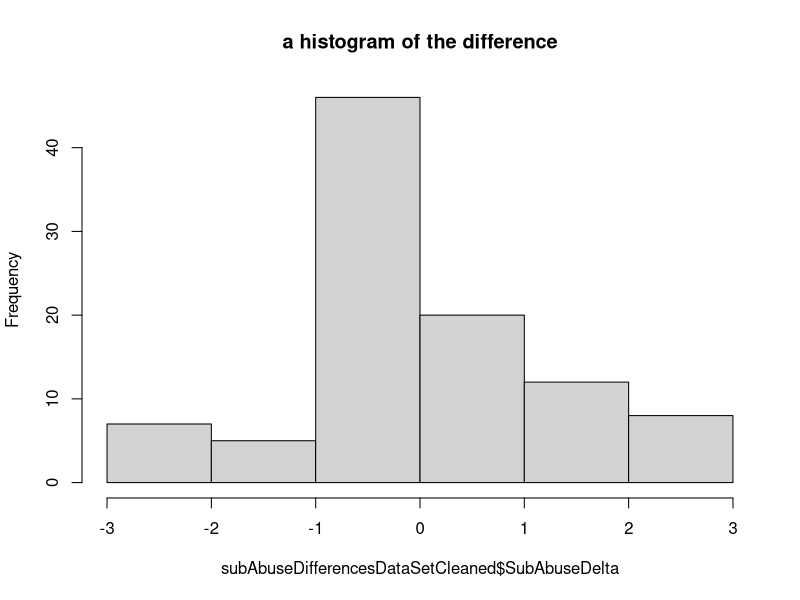
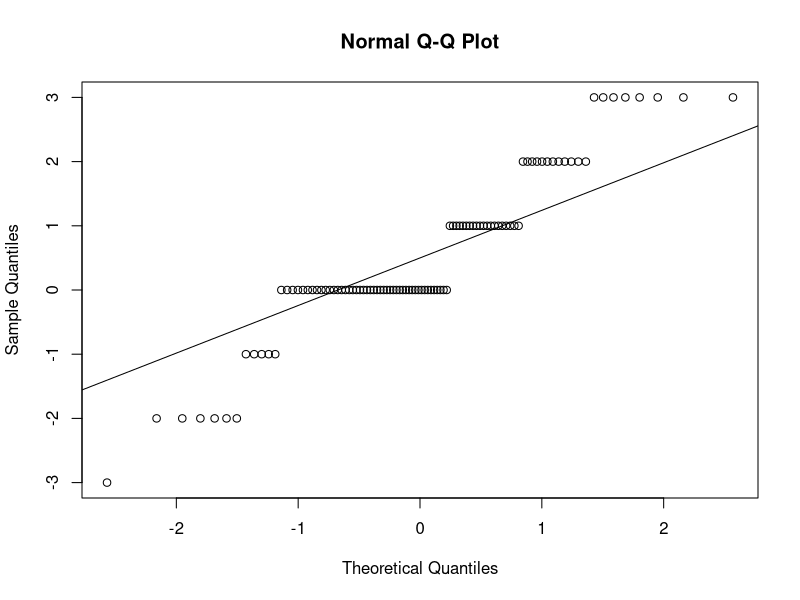
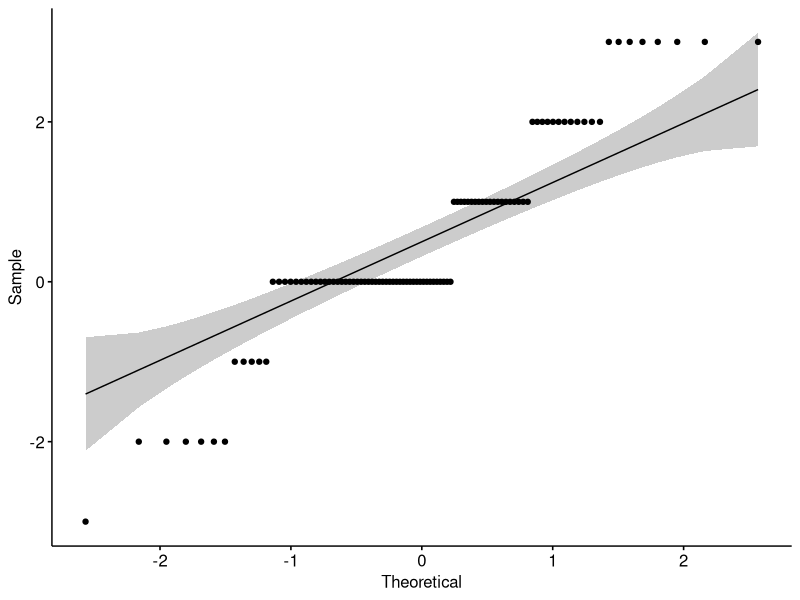
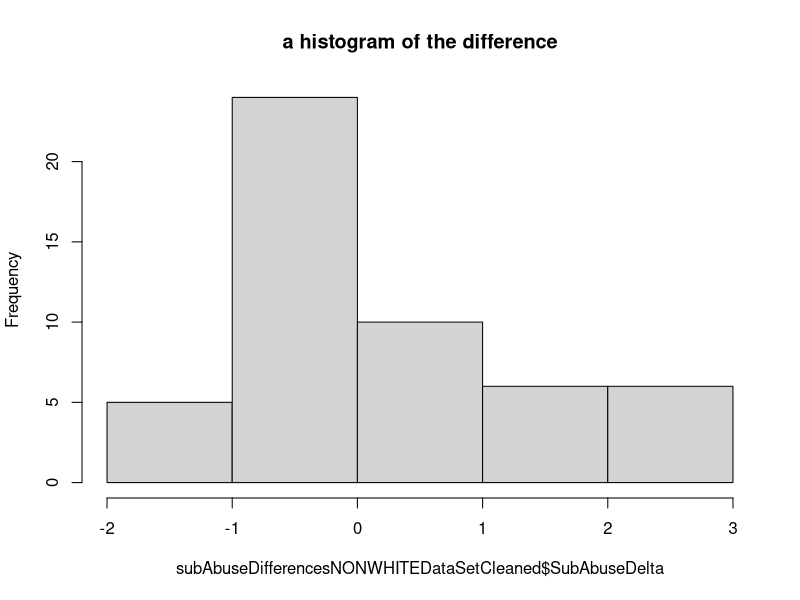
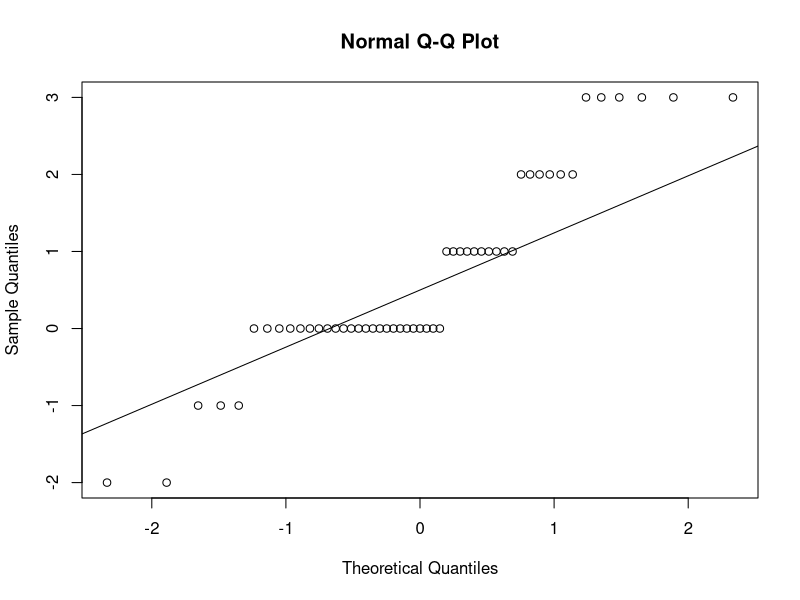
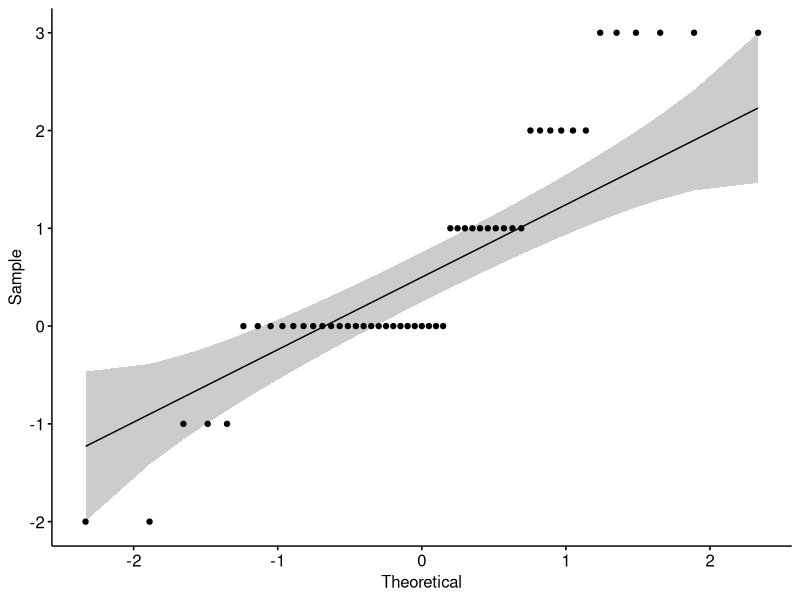
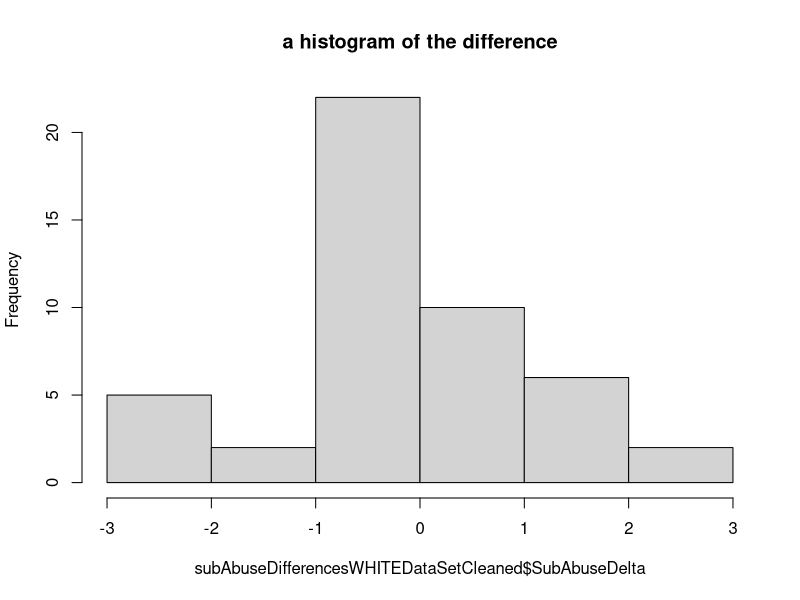
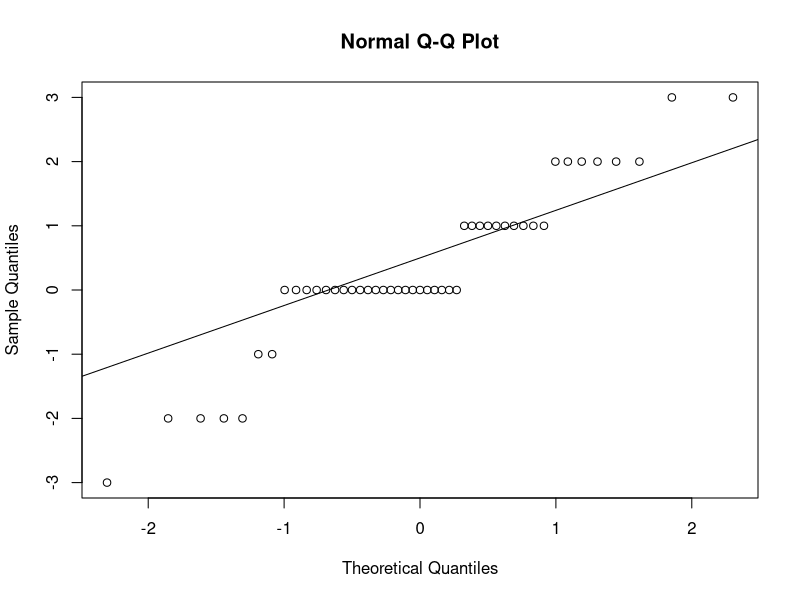

Reproduce these figures in R, in order.


#REFERENCES:
# https://www.sheffield.ac.uk/polopoly_fs/1.579191!/file/stcp-karadimitriou-normalR.pdf
# https://www.statsandr.com/blog/do-my-data-follow-a-normal-distribution-a-note-on-the-most-widely-used-distribution-and-how-to-test-for-normality-in-r/
# https://statistics.berkeley.edu/computing/r-t-tests
# http://www.sthda.com/english/articles/24-ggpubr-publication-ready-plots/76-add-p-values-and-significance-levels-to-ggplots/
# https://www.ncbi.nlm.nih.gov/pmc/articles/PMC3693611/


#Two Questions
#1 
#Whether the youths (n=100) in the NLYS97 had a statistically
#significant decrease or increase in their substance use index
#score between 1997 and 2000.
#
#2
#Whether this decrease or increase in substance use differs by race.  Specifically,
#you hypothesize that WHITE youths compared to non-white youths, will report higher
#substance abuse


library(plyr)
library(tidyverse)

############CLEANING AND REVIEW OF DATA SET#####################
############CLEANING AND REVIEW OF DATA SET#####################
############CLEANING AND REVIEW OF DATA SET#####################

nylsData =read.csv("NYLS97_Substance.csv",sep=",") 
plyr::count(nylsData, 'Race')
plyr::count(nylsData, 'Substance1997')
plyr::count(nylsData, 'Substance2000')

# ~~~~~~~~~~~ removal of invalid values below zero in Year 2000 data, replace with NA

nylsData$Substance2000[nylsData$Substance2000 < 0] <- NA
plyr::count(nylsData, 'Race')
plyr::count(nylsData, 'Substance1997')
plyr::count(nylsData, 'Substance2000')

###############  Descriptive Stats for entire year 1997 ####################

subAbuse1997Mean = mean(nylsData$Substance1997  ,na.rm=TRUE)
subAbuse1997StDev = sd(nylsData$Substance1997  ,na.rm=TRUE)
print (paste("1997 YEAR NLSY97 Score Mean for ALL respondents: ", subAbuse1997Mean))
print (paste("1997 YEAR NLSY97 Score SD.  for ALL respondents: ", subAbuse1997StDev))
summary(nylsData$Substance1997)
plyr::count(nylsData, 'Substance1997')

#Exclude NAs in year 2000 data set
subAbuse2000Cleaned = subset(nylsData, !is.na(Substance2000))
###############   Descriptive Stats for entire year 2000 ###############  
subAbuse2000Mean = mean(subAbuse2000Cleaned$Substance2000, na.rm=TRUE)
subAbuse2000StDev = sd(subAbuse2000Cleaned$Substance2000  ,na.rm=TRUE)
print (paste("2000 NLSY97 Substance Use Index Score Mean: ", subAbuse2000Mean))
print (paste("2000 NLSY97 Substance Use Index Score St. Dev: ", subAbuse2000StDev))
summary(subAbuse2000Cleaned$Substance2000)
plyr::count(subAbuse2000Cleaned, 'Substance2000')


nonWhitesSubset = subset(nylsData, Race=="0")
#############   NON-WHITES SUBSET of Data Set, YEAR 1997  ###############  
subAbuse1997NonWhiteMean = mean(nonWhitesSubset$Substance1997  ,na.rm=TRUE)
subAbuse1997NonWhiteStDev = sd(nonWhitesSubset$Substance1997 ,na.rm=TRUE)
print (paste("1997 YEAR Score Mean for Non-Whites only: ", subAbuse1997NonWhiteMean))
print (paste("1997 YEAR Score SD.  for Non-Whites only: ", subAbuse1997NonWhiteStDev))
summary(nonWhitesSubset$Substance1997)
plyr::count(nonWhitesSubset, 'Substance1997')

#############   NON-WHITES SUBSET of Data Set, YEAR 2000  ###############  
subAbuseNonWhite2000Cleaned = subset(subAbuse2000Cleaned, Race=="0")
subAbuse2000NonWhiteMean = mean(subAbuseNonWhite2000Cleaned$Substance2000  ,na.rm=TRUE)
subAbuse2000NonWhiteStDev = sd(subAbuseNonWhite2000Cleaned$Substance2000 ,na.rm=TRUE)
print (paste("2000 NLSY97 Substance Use Index Score Mean, Non-Whites only: ", subAbuse2000NonWhiteMean))
print (paste("2000 NLSY97 Substance Use Index Score St. Dev, Non-Whites only: ", subAbuse2000NonWhiteStDev))
summary(subAbuseNonWhite2000Cleaned$Substance2000)
plyr::count(subAbuseNonWhite2000Cleaned, 'Substance2000')


WhitesSubset = subset(nylsData, Race=="1")
############# WHITES SUBSET of Data Set, YEAR 1997 
subAbuse1997WhiteMean = mean(WhitesSubset$Substance1997  ,na.rm=TRUE)
subAbuse1997WhiteStDev = sd(WhitesSubset$Substance1997 ,na.rm=TRUE)
print (paste("1997 NLSY97 Substance Use Index Score Mean, Whites only: ", subAbuse1997WhiteMean))
print (paste("1997 NLSY97 Substance Use Index Score St. Dev, Whites only: ", subAbuse1997WhiteStDev))
summary(WhitesSubset$Substance1997)
plyr::count(WhitesSubset, 'Substance1997')

subAbuseWhite2000Cleaned = subset(subAbuse2000Cleaned, Race=="1")
subAbuse2000WhiteMean = mean(subAbuseWhite2000Cleaned$Substance2000  ,na.rm=TRUE)
subAbuse2000WhiteStDev = sd(subAbuseWhite2000Cleaned$Substance2000 ,na.rm=TRUE)
print (paste("2000 NLSY97 Substance Use Index Score Mean, Whites only: ", subAbuse2000WhiteMean))
print (paste("2000 NLSY97 Substance Use Index Score St. Dev, Whites only: ", subAbuse2000WhiteStDev))
summary(subAbuseWhite2000Cleaned$Substance2000)
plyr::count(subAbuseWhite2000Cleaned, 'Substance2000')


############# COMPUTING AND SUMMARIZING DIFFERENCES BTWN 2000 and 1997 ###########

nylsDifferencesDataSet <- nylsData %>% 
  mutate(SubAbuseDelta = (Substance2000-Substance1997))

subAbuseDifferencesDataSetCleaned = subset(nylsDifferencesDataSet,  !is.na(SubAbuseDelta))
differencesScoresAllMean = mean(subAbuseDifferencesDataSetCleaned$SubAbuseDelta  ,na.rm=TRUE)
differencesScoresAllStDev = sd(subAbuseDifferencesDataSetCleaned$SubAbuseDelta   ,na.rm=TRUE)
print (paste("Differences Scores Mean for ALL respondents: ", differencesScoresAllMean))
print (paste("Differences Scores SD.  for ALL respondents: ", differencesScoresAllStDev))
summary(subAbuseDifferencesDataSetCleaned$SubAbuseDelta)
plyr::count(subAbuseDifferencesDataSetCleaned, 'SubAbuseDelta')

####### NORMALITY TESTING for DIFFERENCES DATA SET ############
histgram.differencesALL = hist(subAbuseDifferencesDataSetCleaned$SubAbuseDelta  , 
                               main="a histogram of the difference") 
ks.test(x=subAbuseDifferencesDataSetCleaned$SubAbuseDelta, "pnorm", 
        mean=differencesScoresAllMean, sd=differencesScoresAllStDev)
shapiro.test(subAbuseDifferencesDataSetCleaned$SubAbuseDelta)
qqnorm(subAbuseDifferencesDataSetCleaned$SubAbuseDelta)
qqline(subAbuseDifferencesDataSetCleaned$SubAbuseDelta)
library(ggpubr)
ggqqplot(subAbuseDifferencesDataSetCleaned$SubAbuseDelta)
#### NOT NORMAL using any of these tests; invoking the CLT for paired t-test.
t.test(subAbuseDifferencesDataSetCleaned$SubAbuseDelta, mu=0, alternative="two.sided")



#### NONWHITE SUBSET OF DIFFERENCES SCORES ####
subAbuseDifferencesNONWHITEDataSetCleaned = subset(subAbuseDifferencesDataSetCleaned, Race=="0")
differencesScoresNONWHITEMean = mean(subAbuseDifferencesNONWHITEDataSetCleaned$SubAbuseDelta  ,na.rm=TRUE)
differencesScoresNONWHITEStDev = sd(subAbuseDifferencesNONWHITEDataSetCleaned$SubAbuseDelta   ,na.rm=TRUE)
print (paste("Differences Scores Mean for NONWHITE respondents: ", differencesScoresNONWHITEMean))
print (paste("Differences Scores SD.  for NONWHITE respondents: ", differencesScoresNONWHITEStDev))
summary(subAbuseDifferencesNONWHITEDataSetCleaned$SubAbuseDelta)
plyr::count(subAbuseDifferencesNONWHITEDataSetCleaned, 'SubAbuseDelta')

##### NORMALITY TESTING for NONWHITE DIFFERENCES SCORES
histgram.differencesNONWHITE = hist(subAbuseDifferencesNONWHITEDataSetCleaned$SubAbuseDelta  , 
                               main="a histogram of the difference") 
ks.test(x=subAbuseDifferencesNONWHITEDataSetCleaned$SubAbuseDelta, "pnorm", 
        mean=differencesScoresAllMean, sd=differencesScoresAllStDev)
shapiro.test(subAbuseDifferencesNONWHITEDataSetCleaned$SubAbuseDelta)
qqnorm(subAbuseDifferencesNONWHITEDataSetCleaned$SubAbuseDelta)
qqline(subAbuseDifferencesNONWHITEDataSetCleaned$SubAbuseDelta)
library(ggpubr)
ggqqplot(subAbuseDifferencesNONWHITEDataSetCleaned$SubAbuseDelta)


#### WHITE SUBSET OF DIFFERENCES SCORES ####
subAbuseDifferencesWHITEDataSetCleaned = subset(subAbuseDifferencesDataSetCleaned, Race=="1")
differencesScoresWHITEMean = mean(subAbuseDifferencesWHITEDataSetCleaned$SubAbuseDelta  ,na.rm=TRUE)
differencesScoresWHITEStDev = sd(subAbuseDifferencesWHITEDataSetCleaned$SubAbuseDelta   ,na.rm=TRUE)
print (paste("Differences Scores Mean for NONWHITE respondents: ", differencesScoresWHITEMean))
print (paste("Differences Scores SD.  for NONWHITE respondents: ", differencesScoresWHITEStDev))
summary(subAbuseDifferencesWHITEDataSetCleaned$SubAbuseDelta)
plyr::count(subAbuseDifferencesWHITEDataSetCleaned, 'SubAbuseDelta')

##### NORMALITY TESTING for NONWHITE DIFFERENCES SCORES
histgram.differencesWHITE = hist(subAbuseDifferencesWHITEDataSetCleaned$SubAbuseDelta  , 
                                    main="a histogram of the difference") 
ks.test(x=subAbuseDifferencesWHITEDataSetCleaned$SubAbuseDelta, "pnorm", 
        mean=differencesScoresAllMean, sd=differencesScoresAllStDev)
shapiro.test(subAbuseDifferencesWHITEDataSetCleaned$SubAbuseDelta)
qqnorm(subAbuseDifferencesWHITEDataSetCleaned$SubAbuseDelta)
qqline(subAbuseDifferencesWHITEDataSetCleaned$SubAbuseDelta)
library(ggpubr)
ggqqplot(subAbuseDifferencesWHITEDataSetCleaned$SubAbuseDelta)

library(car)
bartlett.test(x=subAbuseDifferencesDataSetCleaned$SubAbuseDelta, subAbuseDifferencesDataSetCleaned$Race)
leveneTest(subAbuseDifferencesDataSetCleaned$SubAbuseDelta, subAbuseDifferencesDataSetCleaned$Race)
fligner.test(subAbuseDifferencesDataSetCleaned$SubAbuseDelta, subAbuseDifferencesDataSetCleaned$Race)

t.test(x=subAbuseDifferencesNONWHITEDataSetCleaned$SubAbuseDelta, y=subAbuseDifferencesWHITEDataSetCleaned$SubAbuseDelta, 
       mu=0, alternative="two.sided")


### TRASH BELOW THIS LINE ###

histgram.delta=hist(subAbuseDifferencesDataSetCleaned$SubAbuseDelta  , main="a histogram of the difference") 

plot(density(subAbuseDifferencesDataSetCleaned$SubAbuseDelta, na.rm=TRUE))

summary(subAbuseDifferencesDataSetCleaned$SubAbuseDelta)

subAbuseStDev = sd(subAbuseDifferencesDataSetCleaned$SubAbuseDelta  ,na.rm=TRUE)
subAbuseMean = mean(subAbuseDifferencesDataSetCleaned$SubAbuseDelta  ,na.rm=TRUE)

ks.test(x= subAbuseDifferencesDataSetCleaned$SubAbuseDelta,"pnorm",mean=subAbuseMean,sd=subAbuseStDev)

shapiro.test(subAbuseDifferencesDataSetCleaned$SubAbuseDelta)

qqnorm(subAbuseDifferencesDataSetCleaned$SubAbuseDelta)
qqline(subAbuseDifferencesDataSetCleaned$SubAbuseDelta)

library(ggpubr)
ggqqplot(subAbuseDifferencesDataSetCleaned$SubAbuseDelta)

differences1997to2000 <-
  boxplot(subAbuseDifferencesDataSetCleaned$SubAbuseDelta,
          main = "NLYS97 Score Differences between 1997 and 2000",
          xlab = "Score Differences (change between 1997 and 2000",
          col = "orange",
          border = "brown"
          #horizontal = TRUE,
          #notch = TRUE
          )

differences1997to2000

